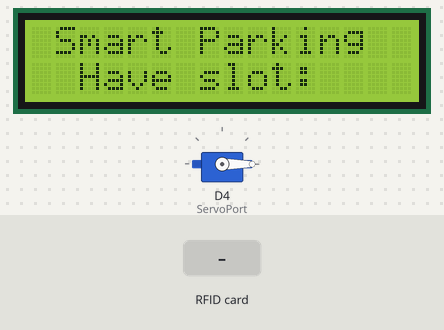
Recording of a sketch running on a simulated ESP8266 (NodeMCU). Shown: 16×2 character LCD, servo. Inputs (shaded band) come from the test bench. WiFi joins after 1.5 s; servers stay silent unless stated; uploads are accepted with an empty reply; what the sketch prints to the serial monitor is not drawn.

Above: at 5.1 s.
5.2 s: RFID card 5E 7A 19 C4 held to the reader
At 6.8 s:
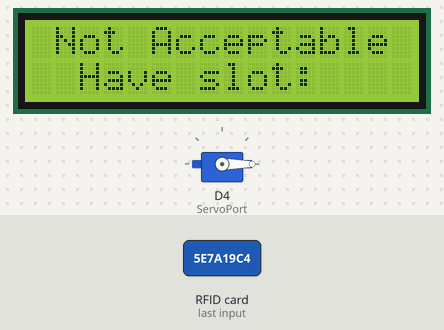
Timing chart, 0 to 8.3 s (numbered marks = the images above; inputs shaded):
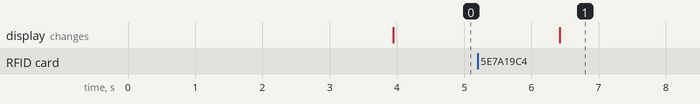

The sketch:

smart-parking.ino
```cpp
//*******************************libraries********************************
//RFID-----------------------------
#include <Wire.h>
#include <LiquidCrystal_I2C.h>
#include <SPI.h>
#include <MFRC522.h>
#include <SoftwareSerial.h>
#include <Servo.h> //includes the servo library
//NodeMCU--------------------------
#include <ESP8266WiFi.h>
#include <ESP8266HTTPClient.h>
//************************************************************************
#define SS_PIN  D3  //D3
#define RST_PIN D0  //D0
const char* device_token  = "8ceb36c810343326";
LiquidCrystal_I2C lcd(0x27,16,2);
String number_empty;
//************************************************************************
String URL = "http://192.168.1.180:81/smart-parking/getdata.php";
#define ServoPort D4
Servo myservo1;
//************************************************************************
MFRC522 mfrc522(SS_PIN, RST_PIN); // Create MFRC522 instance.
//************************************************************************
/* Set these to your desired credentials. */
const char *ssid = "404 Not Found";
const char *password = "244466666"; //computer IP or the server domain
//String URL = "http://smart-parking-pbl5.herokuapp.com/getdata.php"; //computer IP or the server domain
String getData, Link;
//********************connect to the WiFi******************
void connectToWiFi(){
    WiFi.mode(WIFI_OFF);        //Prevents reconnection issue (taking too long to connect)
    delay(1000);
    WiFi.mode(WIFI_STA);
    Serial.print("Connecting to ");
    Serial.println(ssid);
    WiFi.begin(ssid, password);

    while (WiFi.status() != WL_CONNECTED) {
      delay(500);
      Serial.print(".");
    }
    Serial.println("");
    Serial.println("Connected");

    Serial.print("IP address: ");
    Serial.println(WiFi.localIP());  //IP address assigned to your ESP

    delay(1000);
}
//************************************************************************
void setup() {
  // Print a message to the LCD.
  Wire.begin(D1,D2);
  lcd.init();
  lcd.clear();
  lcd.backlight();
  myservo1.attach(ServoPort);
  myservo1.write(0);
  //delay(1000);
  Serial.begin(115200);
  delay(100);
  SPI.begin();  // Init SPI bus
  mfrc522.PCD_Init(); // Init MFRC522 card
  //---------------------------------------------
  connectToWiFi();
  GetCurrentNumber();
}

void GetCurrentNumber(){
  Serial.println("Getting number empty place");
  String URLNumber = "http://192.168.1.180:81/smart-parking/show_current_number.php";
//  String URLNumber = "http://smart-parking-pbl5.herokuapp.com/show_current_number.php";
  if(WiFi.isConnected()){
    WiFiClient client;
    HTTPClient http;    //Declare object of class HTTPClient

    //GET methode
    Link = URLNumber;
    http.begin(client,Link); //initiate HTTP request   //Specify content-type header
    int httpCode = http.GET();   //Send the request
    String payload = http.getString();    //Get the response payload
    Serial.println(Link);   //Print HTTP return code
    Serial.println(httpCode);   //Print HTTP return code
    Serial.println(payload);    //Print request response payload
    number_empty = payload;
  }

}


//************send the Card UID to the website*************
void SendCardID( long Card_uid ){
  Serial.println("Sending the Card ID");
  if(WiFi.isConnected()){
    WiFiClient client;
    HTTPClient http;    //Declare object of class HTTPClient
    //GET Data
    getData = "?card_uid=" + String(Card_uid) + "&device_token=" + String(device_token); // Add the Card ID to the GET array in order to send it
    //GET methode
    Link = URL + getData;
    http.begin(client,Link); //initiate HTTP request   //Specify content-type header
    int httpCode = http.GET();   //Send the request
    String payload = http.getString();    //Get the response payload
    Serial.println(Link);   //Print HTTP return code
    Serial.println(httpCode);   //Print HTTP return code
    Serial.println(Card_uid);     //Print Card ID
    Serial.println(payload);    //Print request response payload


    if (httpCode == 200) {
      if (payload.substring(0, 5) == "login") {
        String plate = payload.substring(10);
        String number = payload.substring(8,9);
        myservo1.write(120);
        delay (2000);
        myservo1.write(0);
        Serial.println(plate);
        number_empty = number;
        lcd.setCursor(0,0);
        lcd.print("IN: ");
        lcd.print(plate);
        lcd.print("       ");
        delay (3000);
      }
      else if (payload.substring(0, 6) == "logout") {
        String plate = payload.substring(11);
        String number = payload.substring(9,10);
        myservo1.write(120);
        delay (2000);
        myservo1.write(0);
        Serial.println(plate);
        number_empty = number;
        lcd.setCursor(0,0);
        lcd.print("OUT: ");
        lcd.print(plate);
        lcd.print("       ");
        delay (3000);
      }
      else if (payload == "succesful") {

      }
      else if (payload == "available") {

      }
      else{
        Serial.println("Ko hop le");
        lcd.setCursor(1,0);
        lcd.print("Not Acceptable");
        delay (3000);
      }
      delay(100);
      http.end();  //Close connection
    }
  }
}
//************************************************************************
void loop() {
  lcd.setCursor(0,0);
  lcd.print(" Smart Parking  ");
  lcd.setCursor(2,1);
  lcd.print("Have slot: ");
  lcd.print(number_empty);
  //check if there's a connection to Wi-Fi or not
  if(!WiFi.isConnected()){
    connectToWiFi();    //Retry to connect to Wi-Fi
  }
  delay(50);
    if ( mfrc522.PICC_IsNewCardPresent()){
        if ( mfrc522.PICC_ReadCardSerial()){
          long CardID=0;
          for (byte i = 0; i < mfrc522.uid.size; i++){
            CardID=((CardID+mfrc522.uid.uidByte[i])*10);
          }
          SendCardID(CardID);
        }
    }

    delay(1000);
  }


//=======================================================================
```

Measured:
- after the input at 5.2 s, the display: changes after 1.2 s (image 1)
